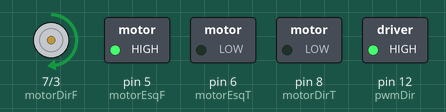
Recording of a sketch running on a simulated Arduino Uno, built with avr-gcc and run on an emulated ATmega328P. Parts: direction and speed pins drawn as motors (green arrow = direction pin HIGH = forward, orange = LOW = backward, longer = more drive), switched loads named in the sketch (green lamp = pin HIGH).

Above: at 0.2 s.
Timing chart, 0 to 3.0 s (numbered marks = the images above):
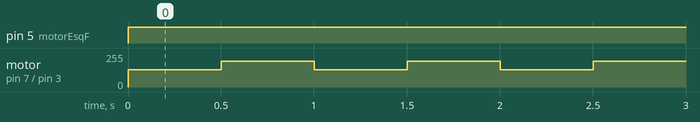

The sketch:

testeMotor.ino
```cpp
//------------------------------------------------------------------------------
// YAPIRA - SUMO 500g
//------------------------------------------------------------------------------

#define DIR 0
#define ESQ 1
#define RAPIDO   192
#define LENTO    128

//------------------------------------------------------------------------------
// Direcoes de movimento
//------------------------------------------------------------------------------
#define andaD 0 // direita
#define andaE 1 // esquerda
#define andaF 2 // frente
#define andaT 3 // tras
#define giraD 4
#define giraE 5
#define freio 6

//------------------------------------------------------------------------------
// Pinos dos motores
//------------------------------------------------------------------------------
#define pwmEsq    3   // valor 'analogico' da velocidade dos motores
#define pwmDir    12  // valor 'analogico' da velocidade dos motores
#define motorDirF 7   // quando HIGH faz motor direito ir para frente
#define motorDirT 8   // quando HIGH faz motor direito ir para tras
#define motorEsqF 5
#define motorEsqT 6

//------------------------------------------------------------------------------
void setup () {

  Serial.begin(9600);
  pinMode (motorDirF, OUTPUT);
  pinMode (motorDirT, OUTPUT);
  pinMode (motorEsqF, OUTPUT);
  pinMode (motorEsqT, OUTPUT);
  analogWrite (pwmEsq, RAPIDO);
  analogWrite (pwmDir, RAPIDO);
}

//------------------------------------------------------------------------------
// Controla direcao dos motores e velocidade
//------------------------------------------------------------------------------
void motor (int mov, int velEsq, int velDir) {

  uint8_t df,dt,ef,et; // valores dos pinos dos motores

  switch (mov) {
    case andaD: df = LOW;   dt = LOW;   ef = HIGH;  et = LOW;
      break;
    case andaE: df = HIGH;  dt = LOW;   ef = LOW;   et = LOW;
      break;
    case andaF: df = HIGH;  dt = LOW;   ef = HIGH;  et = LOW;
      break;
    case andaT: df = LOW;   dt = HIGH;  ef = LOW;   et = HIGH;
      break;
    case giraD: df = LOW;   dt = HIGH;  ef = HIGH;  et = LOW;
      break;
    case giraE: df = HIGH;  dt = LOW;   ef = LOW;   et = HIGH;
      break;
    case freio: df = HIGH;  dt = HIGH;  ef = HIGH;  et = HIGH;
      break;
  }
  digitalWrite (motorDirF, df);
  digitalWrite (motorDirT, dt);
  digitalWrite (motorEsqF, ef);
  digitalWrite (motorEsqT, et);
  analogWrite (pwmEsq, velEsq);
  analogWrite (pwmDir, velDir);
}

void loop () {

  motor (andaF, LENTO, RAPIDO);
  delay (500);
  motor (andaF, RAPIDO, LENTO);
  delay (500);
}
```

Measured:
- by itself, pin 5 (motorEsqF): LOW → HIGH at 0.00 s
- by itself, motor on pin 7 (motorDirF) / pin 3 (pwmEsq): alternates forward 192/255 for 0.50 s and forward 128/255 for 0.50 s
